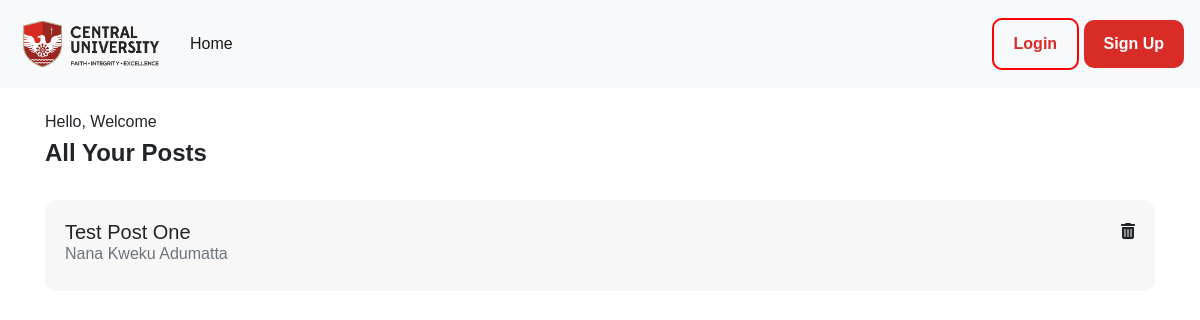
Page /admin/posts on the earlier database version.
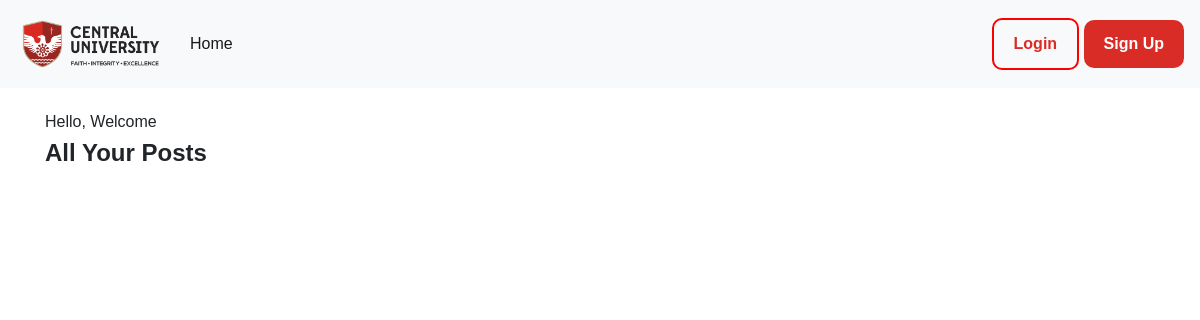
Same page on the later database version.
### app.py (models this page shows, shortened)
class Posts(db.Model):
    tablename = ['Posts']
    id = db.Column(db.Integer, primary_key=True)
    title = db.Column(db.String, nullable=False)
    content = db.Column(db.String)
    date_created = db.Column(db.DateTime, default=datetime.utcnow)
    author = db.Column(db.String)
    image_file = db.Column(db.String(200), default='default.png')

### app.py (the view)
@app.route("/admin/posts")
def adminPosts():
    posts = Posts.query.all()
    return render_template('posts.html', posts=posts)

### templates/posts.html
{% extends "layout.html" %}
{% block body %}
<div class="container">
    <br>
    <h6>Hello, Welcome</h6>
    <h4><b>All Your Posts</b></h4>
<br>
            {% for post in posts %}
            <div class="postCard">
                <a href="{{url_for('edit', post_id=post.id)}}">
                <div>
                    <h5 class="text">{{post.title}}</h5>
                    <h6 class="text-muted">{{post.author}}</h6>
                </div>
                <div>
                    <a href="{{url_for('delete', post_id=post.id)}}">
                        <i class="fa fa-trash" aria-hidden="true"></i>
                    </a>
                </div>
                </a>
            </div>
            {% endfor %}
</div>
{% endblock %}

### templates/layout.html (shortened to what this page needs)
<!doctype html>
<html lang="en">
  <head>
    <link rel="stylesheet" href="https://maxcdn.bootstrapcdn.com/bootstrap/4.0.0/css/bootstrap.min.css">
    <link rel="stylesheet" href="https://unpkg.com/aos@next/dist/aos.css" />
    <link rel="stylesheet" href="{{url_for("static", filename="css/style.css")}}">
  </head>
  <body>
    <nav class="navbar navbar-expand-lg navbar-light bg-light">
        <a class="navbar-brand" href="{{url_for("home")}}">
            <img src="{{url_for("static", filename="img/logo.png")}}" width="150" alt="">
          </a>
        <div class="collapse navbar-collapse ml-auto" id="navbarText">
          <ul class="navbar-nav mr-auto">
            <li class="nav-item active">
              <a class="nav-link" href="/#home">Home <span class="sr-only">(current)</span></a>
            </li>
          </ul>
          <span class="navbar-text">
              <button class="button-outline">Login</button>
            <button class="button">Sign Up</button>
          </span>
        </div>
      </nav>
   {% block body %}
    {% endblock %}
  </body>
</html>

### static/css/style.css (style rules this page uses)
html { scroll-behavior: smooth }
body { font-family: 'Plus Jakarta Display', sans-serif; }
a { text-decoration: none; color: inherit; }
.button { background-color: #DA2C27; padding: 12px 20px; font-weight: 300; border: none; border-radius: 10px; color: white; font-weight: bold; }
.button-outline { color: #DA2C27; padding: 12px 20px; font-weight: 300; border: 2px solid red; border-radius: 10px; font-weight: bold; background-color: transparent; }

Differences in the rows shown:
removed Posts: title "Test Post One", author "Nana Kweku Adumatta"
